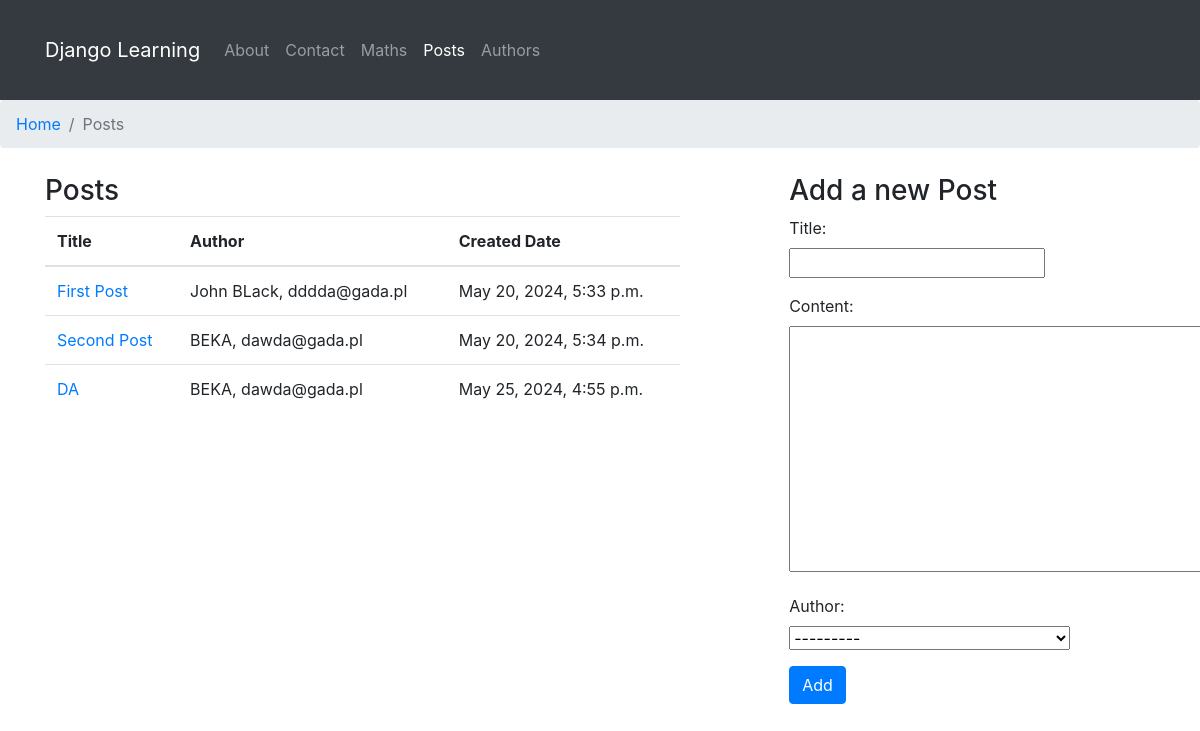
/posts/list/, run on an earlier commit of the app's database.
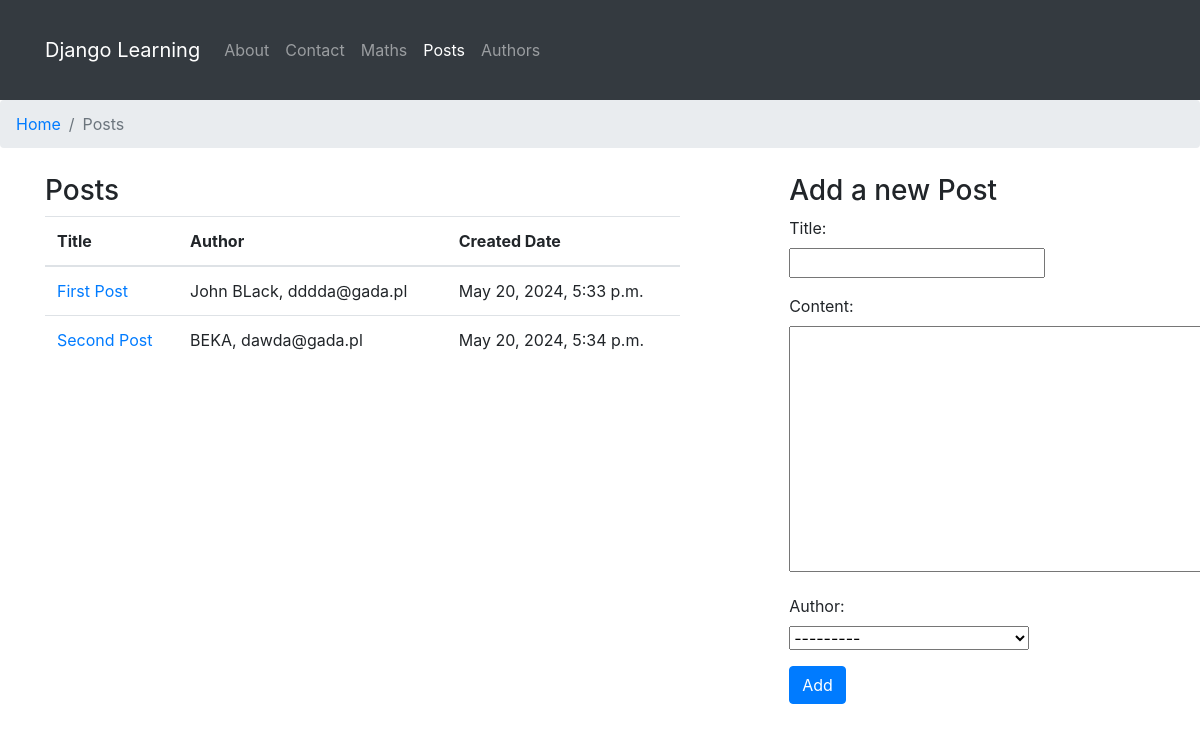
And on a later commit of the database.
### posts/models.py (models this page shows, shortened)
class Post(models.Model):
    title = models.CharField(max_length=100, null=False)
    content = models.TextField(null=False)
    created = models.DateTimeField(auto_now_add=True,null=False)
    modified = models.DateTimeField(auto_now=True,null=False)
    author = models.ForeignKey(
        'posts.author',
        on_delete=models.CASCADE,
        null=False,
        blank=False,
    )

class Author(models.Model):
    nick = models.CharField(max_length=50, unique=True, null=False)
    email = models.EmailField(null=False, unique=True)
    author_bio = models.TextField(blank=True)
    def __str__(self):
        return f'{self.nick}, {self.email}'

### posts/views.py (the view, shortened to what this page needs)
# urls.py: path('list/', posts_list, name='list'),
def posts_list(request):
    form = PostForm()
    posts = Post.objects.all()
    return render(
        request=request,
        template_name='post_list.html',
        context={'posts': posts, 'form': form}
    )

### posts/forms.py (shortened to what this page needs)
class PostForm(forms.ModelForm):
    class Meta:
        model = Post
        fields = '__all__'

### posts/templates/post_list.html (shortened to what this page needs)
{% extends "maths/main.html" %}
{% block breadcrumbs %}
    <ol class="breadcrumb">
        <li class="breadcrumb-item " >
            <a href="{% url 'greetings:welcome'%}">Home</a>
        </li>
        <li class="breadcrumb-item active" >
            Posts
        </li>
    </ol>
{% endblock breadcrumbs %}
{% block content %}
<div class="row">
    <div class="col-md-7">
        <h3>Posts</h3>
        <div class="table-responsive">
            <table class="table">
                <thead>
                    <tr>
                        <th>Title</th>
                        <th>Author</th>
                        <th>Created Date</th>
                    </tr>
                </thead>
                <tbody>
                    {% for p in posts %}
                        <tr>
                            <td><a href="{% url 'posts:details' p.id %}">{{ p.title }}</a></td>
                            <td>{{ p.author }}</td>
                            <td>{{ p.created }}</td>
                        </tr>
                    {% endfor %}
                </tbody>
            </table>
        </div>
    </div>
    <div class="col-md-5">
        <div class="row justify-content-center">
          <div class="col-md-8">
            <h3>Add a new Post</h3>
            <form action="" method="post">
              <div class="form-group">
                {{ form.as_p }}
              </div>
              <button type="submit" class="btn btn-primary">Add</button>
            </form>
          </div>
        </div>
      </div>
{% endblock %}

What changed in the data, as far as the page shows it:
removed Post: title "DA", author "BEKA, dawda@gada.pl", created "May 25, 2024, 4:55 p.m."
